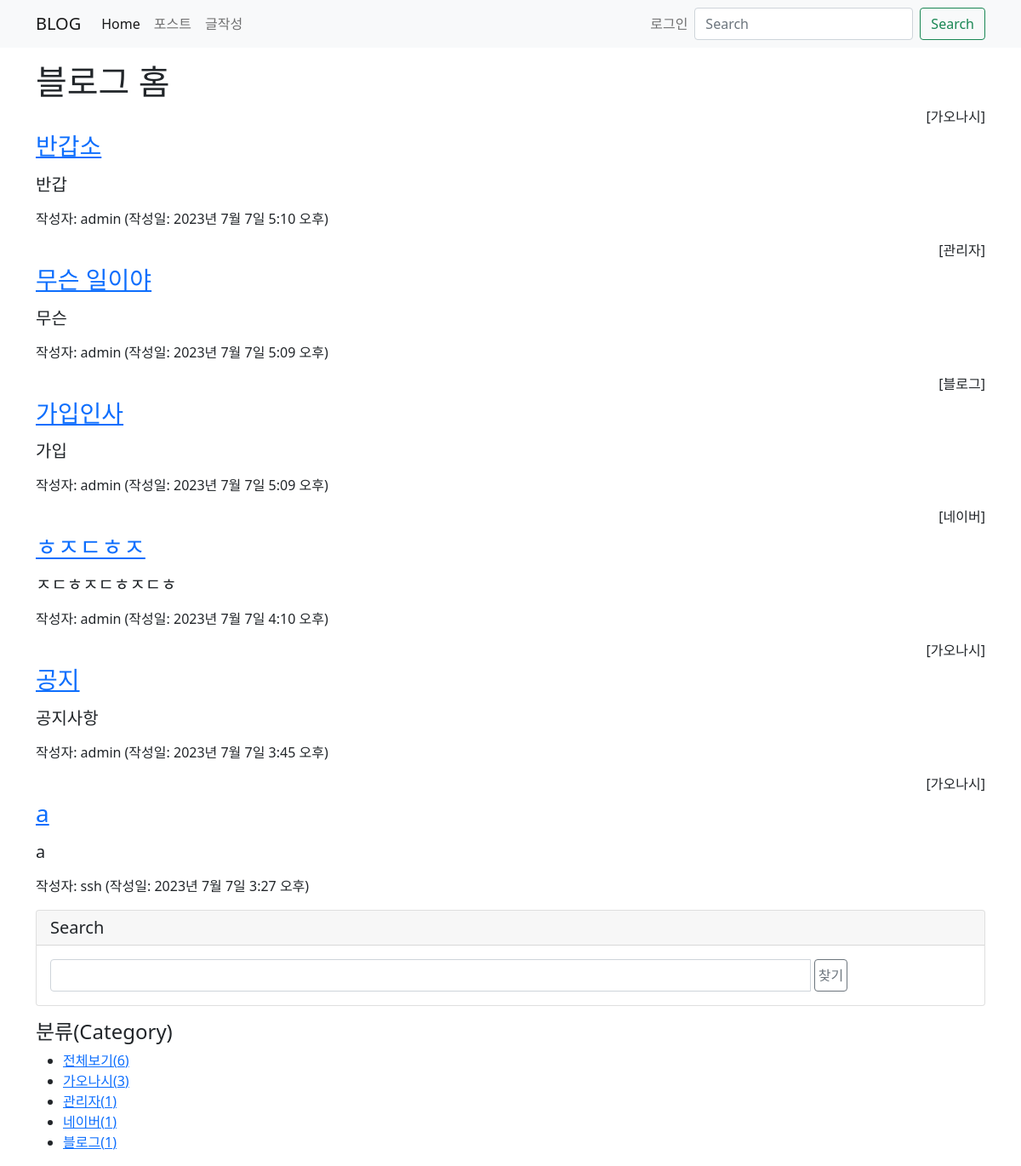
/blog/, run on an earlier commit of the app's database.
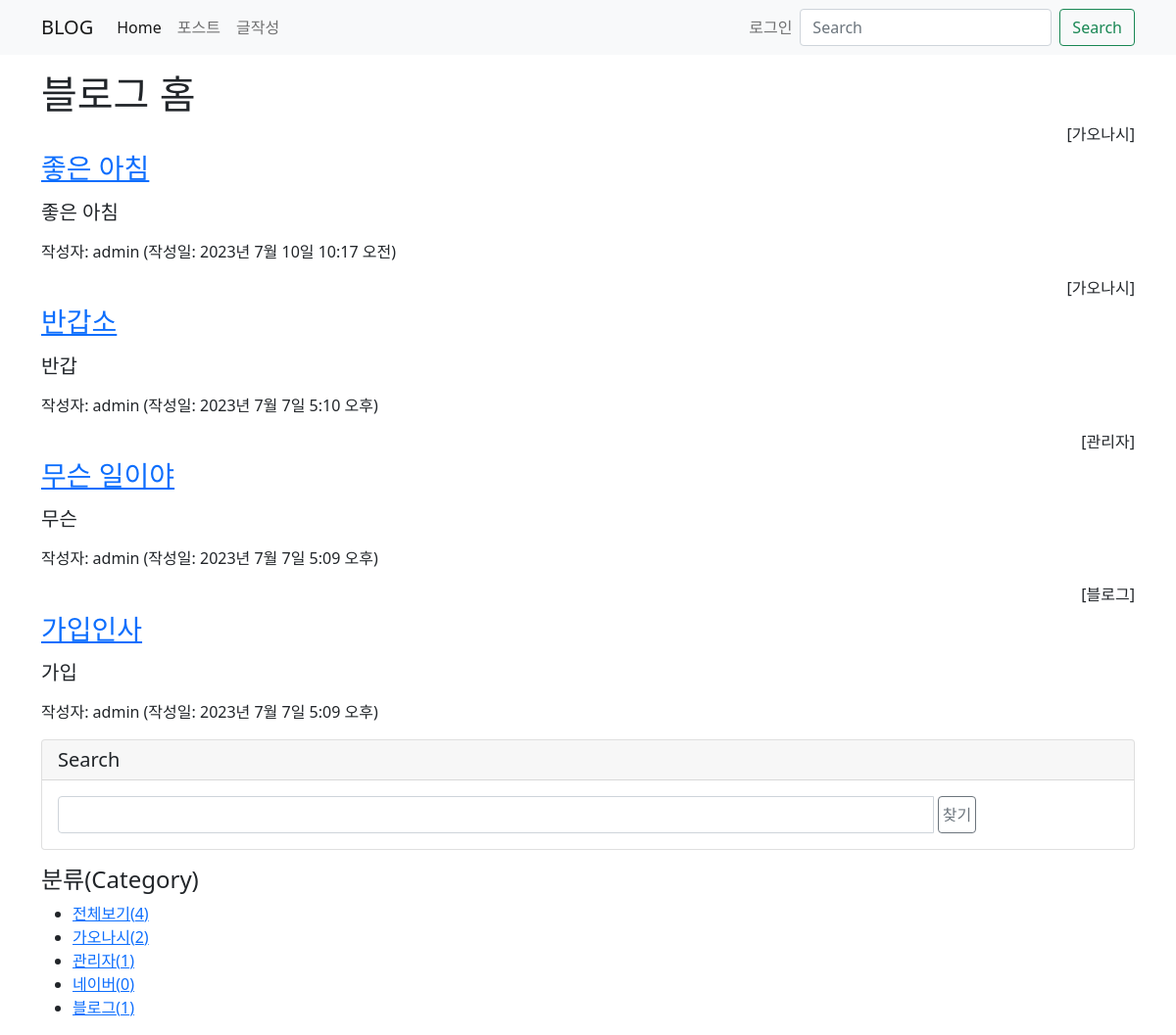
And on a later commit of the database.
### blog/models.py (models this page shows, shortened)
class Post(models.Model):
    title = models.CharField(max_length=100)
    content = models.TextField()
    pub_date = models.DateTimeField()
    author = models.ForeignKey(User, on_delete=models.CASCADE)
    modify_date = models.DateTimeField(null=True, blank=True)
    photo = models.ImageField(upload_to='blog/images/%Y/%m/%d/', null=True, blank=True) # null허용, 파일 첨부하지 않을 때도 OK
    file = models.FileField(upload_to='blog/files/%Y/%m/%d/', null=True, blank=True)
    category = models.ForeignKey(Category, null=True, blank=True, on_delete=models.SET_NULL)    # category가 삭제되도 Post field는 삭제되지 않도록

class Category(models.Model):
    name = models.CharField(max_length=50, unique=True)
    slug = models.SlugField(max_length=200, unique=True,
                            allow_unicode=True)
    def __str__(self):
        return self.name
    def get_absolute_url(self):
        return f'/blog/category/{self.slug}'
    class Meta:
        ordering = ['name']  # 이름순 정렬
        verbose_name = 'categorys'
        verbose_name_plural = 'categories'

### blog/views.py (the view)
# urls.py: path('', views.post_list, name='post_list'),
def post_list(request):
    post_list = Post.objects.order_by('-pub_date')
    categories = Category.objects.all()
    total = Post.objects.count()
    kw = request.GET.get('kw', '')
    if kw:
        post_list = post_list.filter(
            Q(title__icontains=kw) |  # 제목 검색
            Q(content__icontains=kw) |  # 내용 검색
            Q(author__username__icontains=kw)  # 글쓴이 검색
        ).distinct()
    context = {'post_list':post_list, 'categories':categories, 'kw': kw, 'total': total}
    return render(request, 'blog/post_list.html', context)

### templates/blog/post_list.html (shortened to what this page needs)
{% extends 'base.html' %}
{% block content %}
<div class="container my-3">
    <h1>블로그 홈</h1>
    {% if post_list %}
        {% for post in post_list %}
            {% if post.category %}
                <h6 class="text-end">[{{ post.category }}]</h6>
            {% endif %}
            <h3>
                <a href="{% url 'blog:detail' post.id %}">
                    {{ post.title }}
                </a>
            </h3>
            <h5 style="white-space: pre-line; line-height: 2em;">{{ post.content }}</h5>
            <p>작성자: {{ post.author }} (작성일: {{ post.pub_date }})</p>
        {% endfor %}
    {% else %}
        <p>포스트 X</p>
    {% endif %}
    <aside>
        <div class="card my-3">
            <h5 class="card-header">Search</h5>
            <div class="card-body">
                <div class="input-group">
                    <input type="text" class="kw form-control" value="{{ kw }}">
                    <div class="col-2 input-group-append mx-1">
                            <button type="button" id="btn_search" class="btn btn-outline-secondary px-1">찾기</button>
                    </div>
                </div>
            </div>
        </div>
        <h4>분류(Category)</h4>
        <div>
            <ul>
                <li>
                    <a href="{% url 'blog:post_list' %}">전체보기({{ total }})</a>
                </li>
                {% for category in categories %}
                    {% if current_category.slug == category.slug %}
                    <li class="background: red">
                        <a href="{{ category.get_absolute_url }}">{{ category.name }}({{ category.post_set.count }})</a>
                    </li>
                    {% else %}
                    <li>
                        <a href="{{ category.get_absolute_url }}">{{ category.name}}({{ category.post_set.count }})</a>
                    </li>
                    {% endif %}
                {% endfor %}
            </ul>
        </div>
    </aside>
</div>
{% endblock %}

### templates/base.html (shortened to what this page needs)
<!DOCTYPE html>
<html lang="en">
{% load static %}
<head>
    <link rel="stylesheet" href="{% static 'blog/css/bootstrap.css' %}">
    <link rel="stylesheet" href="{% static 'blog/css/style.css' %}">
</head>
<body>
{% include 'navbar.html' %}
{% block content %}
{% endblock %}
</body>
</html>

### templates/navbar.html (shortened to what this page needs)
{% load static %}
{% load socialaccount %}
<nav class="navbar navbar-expand-lg navbar-light bg-light">
    <div class="container">
        <a class="navbar-brand" href="/">BLOG</a>
        <div class="collapse navbar-collapse" id="navbarNavDropdown">
            <ul class="navbar-nav me-auto mb-2 mb-lg-0">
                <li class="nav-item">
                    <a class="nav-link active" aria-current="page" href="/">Home</a>
                </li>
                <li class="nav-item">
                    <a class="nav-link" href="{% url 'blog:post_list' %}">포스트</a>
                </li>
                <li class="nav-item">
                    <a class="nav-link" href="{% url 'blog:post_create' %}">글작성</a>
                </li>
            </ul>
            <ul class="navbar-nav ml-auto">
                {% if not user.is_authenticated %}
                <li class="nav-item dropdown">
                    <a class="nav-link" href="{% url 'common:login' %}" data-bs-target="#loginModal" data-bs-toggle="modal">
                        로그인
                    </a>
                </li>
                {% endif %}
            </ul>
        </div>
        <form class="d-flex">
            <input class="form-control me-2" type="search" placeholder="Search" aria-label="Search">
            <button class="btn btn-outline-success" type="submit">Search</button>
        </form>
    </div>
</nav>

What changed in the data, as far as the page shows it:
removed Post: category "네이버", title "ㅎㅈㄷㅎㅈ", content "ㅈㄷㅎㅈㄷㅎㅈㄷㅎ", author "admin", pub_date "2023년 7월 7일 4:10 오후"
removed Post: category "가오나시", title "공지", content "공지사항", author "admin", pub_date "2023년 7월 7일 3:45 오후"
removed Post: category "가오나시", title "a", content "a", author "ssh", pub_date "2023년 7월 7일 3:27 오후"
added Post: category "가오나시", title "좋은 아침", content "좋은 아침", author "admin", pub_date "2023년 7월 10일 10:17 오전"
computed for Category "가오나시": post_set.count "3" → "2"
computed for Category "네이버": post_set.count "1" → "0"
Also different on the page:
{{ total }}: "6" → "4"
